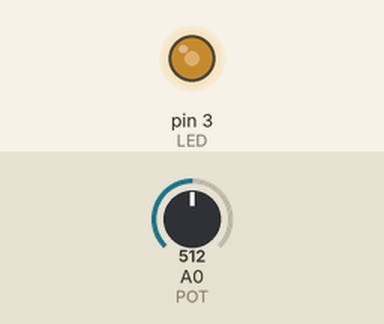
A sketch run on a simulated Arduino Uno, built with avr-gcc and run on an emulated ATmega328P. Shown: output pins drawn as LEDs (lit = HIGH). Inputs (shaded band) come from the test bench; at power-on: A0 (POT) = 512.

Above: at 1.2 s.
1.3 s: A0 (POT) set to 716
At 1.8 s:
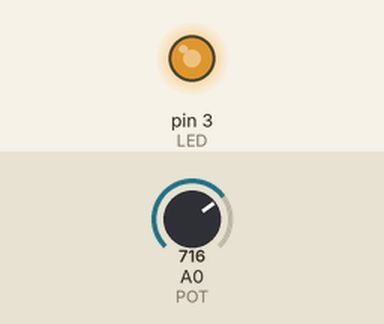
2.8 s: A0 (POT) set to 900
At 4.0 s:
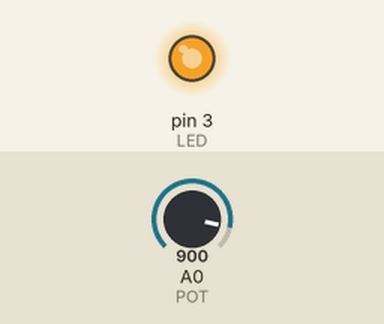
4.3 s: A0 (POT) set to 122
At 5.3 s:
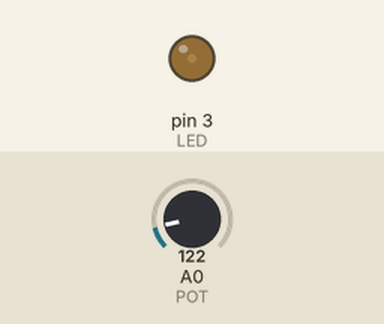
5.8 s: A0 (POT) set to 0
At 6.4 s:
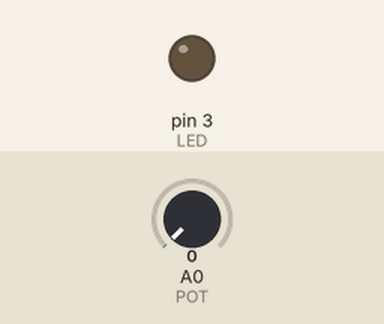
Timing chart, 0 to 8.3 s (numbered marks = the images above; inputs shaded):
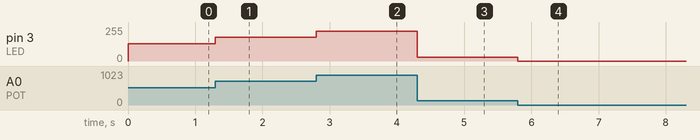

Measured:
- after the input at 1.3 s, pin 3 (LED): 128/255 → 179/255 at once
- after the input at 2.8 s, pin 3 (LED): 179/255 → 225/255 at once
- after the input at 4.3 s, pin 3 (LED): 225/255 → 30/255 at once
- after the input at 5.8 s, pin 3 (LED): 30/255 → 0/255 at once

The sketch:

pwm_led_simple.ino
```cpp
int LED = 3;
int POT = 0; //potentiometer
int LEDSHINE;

void setup() {
  // analog inputs do not requiere initialization
  pinMode(LED, OUTPUT);
}

void loop() {
  //analog read reads from 0 a 1023 in this case
   LEDSHINE = analogRead(POT)/4; //to adjust it to 255 scale
   analogWrite(LED, LEDSHINE);
}
```
